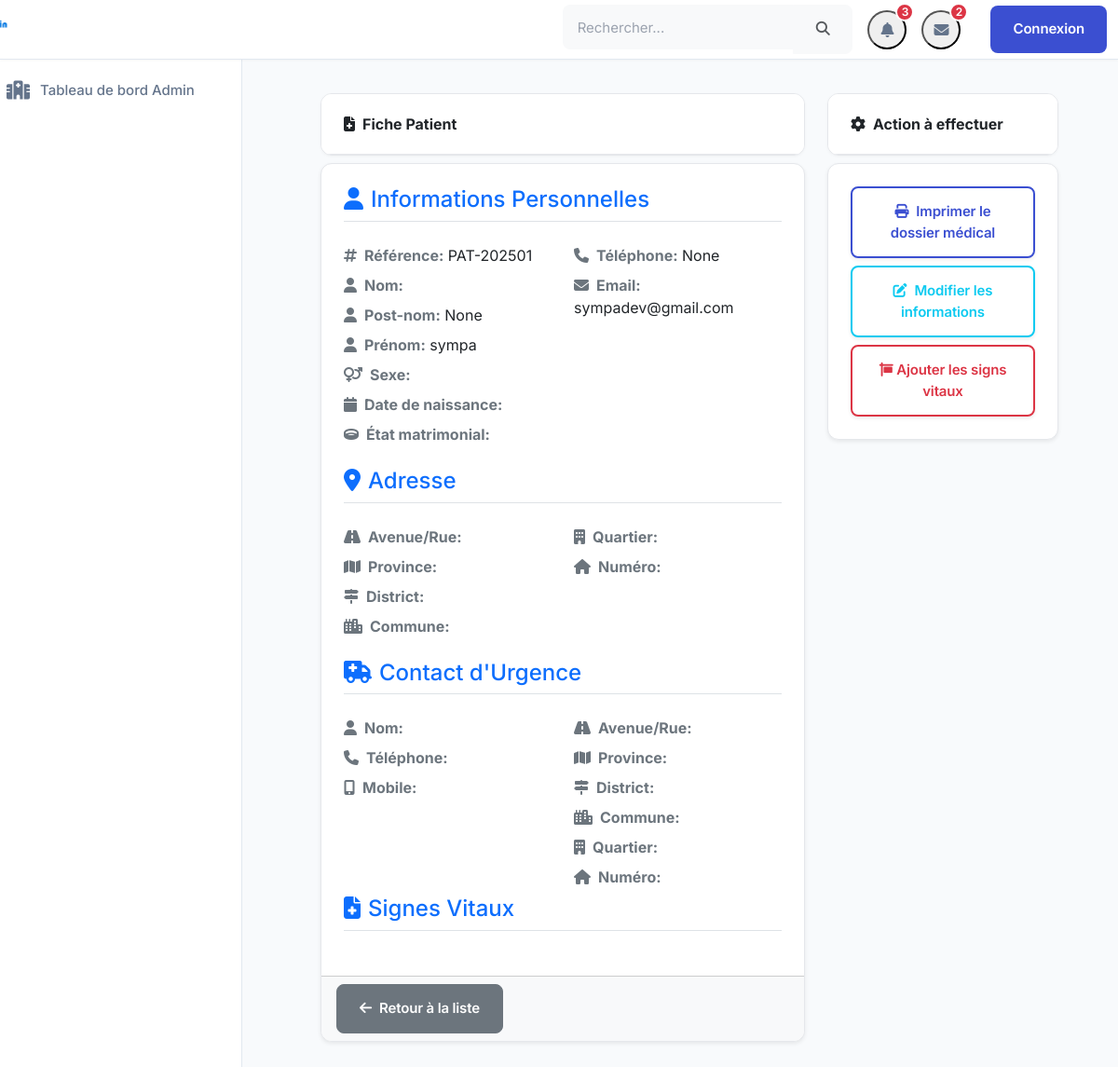
The page /core/detail_patient/1/ on the database its author committed.
### core/models.py (models this page shows, shortened)
class Patients(models.Model):
    MERITAL_STATUS = [
        ("Single","Célibataire"),
        ("Married","Marié(e)"),
        ("Widowed","Veuf(vue)"),
        ("Divorced","Divorcé(e)"),
    ]
    CONSULTATION_STATUS = [
        ("En attente de consultation","En attente de consultation"),
        ("Consultation effectuée","Consultation effectuée"),
        ("Consultation annulée","Consultation annulée"),
        ("Consultation terminée","Consultation terminée"),
    ]
    user = models.OneToOneField(settings.AUTH_USER_MODEL, on_delete=models.CASCADE, related_name='patient', null=True, blank=True)
    name = models.CharField(max_length=255, null=True, blank=True)
    first_name = models.CharField(max_length=255)
    last_name = models.CharField(max_length=255, null=True, blank=True)
    birth_date = models.DateField(null=True, blank=True)
    gender = models.CharField(max_length=10, choices=GENDER_CHOICES, null=True, blank=True)
    phone_number = models.CharField(max_length=20, null=True, blank=True)
    email = models.EmailField(null=True, blank=True)
    reference = models.CharField(max_length=255, null=True, blank=True)
    created_at = models.DateTimeField(auto_now_add=True)
    status = models.CharField(max_length=10, choices=MERITAL_STATUS, null=True, blank=True)
    occupation = models.CharField(max_length=255, null=True, blank=True)
    nationality = models.CharField(max_length=255, null=True, blank=True)
    consultation_status = models.CharField(max_length=255, choices=CONSULTATION_STATUS, default="En attente de consultation")
    emergency_contact_name = models.CharField(max_length=255, null=True, blank=True)
    emergency_contact_phone = models.CharField(max_length=20, null=True, blank=True)
    address = models.TextField(null=True, blank=True)
    medical_history = models.TextField(null=True, blank=True)
    allergies = models.TextField(null=True, blank=True)
    blood_group = models.CharField(max_length=10, null=True, blank=True)
    insurance_provider = models.CharField(max_length=255, null=True, blank=True)
    insurance_number = models.CharField(max_length=255, null=True, blank=True)
    updated_at = models.DateTimeField(auto_now=True)
    class Meta:
        ordering = ["-created_at"]

### core/views.py (the view)
# urls.py: path('detail_patient/<int:id>/', detail_patient, name='detail_patient'),
def detail_patient(request, id):
    patient = Patients.objects.get(id=id)
    signes_vitaux = VitalSigns.objects.filter(patient=patient)
    context = {
        'patient': patient,
        'signes_vitaux': signes_vitaux
    }
    return render(request, 'core/detail_patient.html', context)

### doctors/context_processors.py (called while the page is built)
def active_consultation(request):
    return {
        'active_consultation': getattr(request, 'active_consultation', None)
    }

### core/templates/core/detail_patient.html (shortened to what this page needs)
{% extends 'core/base.html' %}
{% block content %}
    <div class="container mt-4">
        <div class="row">
            <div class="col-md-8">
                <div class="card mb-2">
                    <div class="card-header d-flex align-items-center">
                        <i class="fas fa-file-medical me-2"></i>
                        <span class="fw-bold">Fiche Patient</span>
                    </div>
                </div>
                <div class="card overflow-auto shadow-sm" style="max-height: 80vh;">
                    <div class="card-body">
                        <h4 class="mb-4 text-primary border-bottom pb-2"><i class="fas fa-user me-2"></i>Informations Personnelles</h4>
                        <div class="row mb-3">
                            <div class="col-md-6">
                                <p class="mb-2"><strong class="text-secondary"><i class="fas fa-hashtag me-2"></i>Référence:</strong> {{ patient.reference }}</p>
                                <p class="mb-2"><strong class="text-secondary"><i class="fas fa-user me-2"></i>Nom:</strong> {{ patient.last_name }}</p>
                                <p class="mb-2"><strong class="text-secondary"><i class="fas fa-user me-2"></i>Post-nom:</strong> {{ patient.name }}</p>
                                <p class="mb-2"><strong class="text-secondary"><i class="fas fa-user me-2"></i>Prénom:</strong> {{ patient.first_name }}</p>
                                <p class="mb-2"><strong class="text-secondary"><i class="fas fa-venus-mars me-2"></i>Sexe:</strong>
                                </p>
                                <p class="mb-2"><strong class="text-secondary"><i class="fas fa-calendar me-2"></i>Date de naissance:</strong> {{ patient.birth_date|date:"d/m/Y" }}</p>
                                <p class="mb-2"><strong class="text-secondary"><i class="fas fa-ring me-2"></i>État matrimonial:</strong>
                                </p>
                            </div>
                            <div class="col-md-6">
                                <p class="mb-2"><strong class="text-secondary"><i class="fas fa-phone me-2"></i>Téléphone:</strong> {{ patient.phone_number }}</p>
                                <p class="mb-2"><strong class="text-secondary"><i class="fas fa-envelope me-2"></i>Email:</strong> {{ patient.email }}</p>
                            </div>
                        </div>
                        <h4 class="mb-4 text-primary border-bottom pb-2"><i class="fas fa-map-marker-alt me-2"></i>Adresse</h4>
                        <div class="row mb-3">
                            <div class="col-md-6">
                                <p class="mb-2"><strong class="text-secondary"><i class="fas fa-road me-2"></i>Avenue/Rue:</strong> {{ patient.street_address }}</p>
                                <p class="mb-2"><strong class="text-secondary"><i class="fas fa-map me-2"></i>Province:</strong> {{ patient.province }}</p>
                                <p class="mb-2"><strong class="text-secondary"><i class="fas fa-map-signs me-2"></i>District:</strong> {{ patient.district }}</p>
                                <p class="mb-2"><strong class="text-secondary"><i class="fas fa-city me-2"></i>Commune:</strong> {{ patient.municipality }}</p>
                            </div>
                            <div class="col-md-6">
                                <p class="mb-2"><strong class="text-secondary"><i class="fas fa-building me-2"></i>Quartier:</strong> {{ patient.neighborhood }}</p>
                                <p class="mb-2"><strong class="text-secondary"><i class="fas fa-home me-2"></i>Numéro:</strong> {{ patient.house_number }}</p>
                            </div>
                        </div>
                        <h4 class="mb-4 text-primary border-bottom pb-2"><i class="fas fa-ambulance me-2"></i>Contact d'Urgence</h4>
                        <div class="row">
                            <div class="col-md-6">
                                <p class="mb-2"><strong class="text-secondary"><i class="fas fa-user me-2"></i>Nom:</strong> {{ patient.relative_name }}</p>
                                <p class="mb-2"><strong class="text-secondary"><i class="fas fa-phone me-2"></i>Téléphone:</strong> {{ patient.relative_phone }}</p>
                                <p class="mb-2"><strong class="text-secondary"><i class="fas fa-mobile-alt me-2"></i>Mobile:</strong> {{ patient.relative_mobile }}</p>
                            </div>
                            <div class="col-md-6">
                                <p class="mb-2"><strong class="text-secondary"><i class="fas fa-road me-2"></i>Avenue/Rue:</strong> {{ patient.relative_street_address }}</p>
                                <p class="mb-2"><strong class="text-secondary"><i class="fas fa-map me-2"></i>Province:</strong> {{ patient.relative_province }}</p>
                                <p class="mb-2"><strong class="text-secondary"><i class="fas fa-map-signs me-2"></i>District:</strong> {{ patient.relative_district }}</p>
                                <p class="mb-2"><strong class="text-secondary"><i class="fas fa-city me-2"></i>Commune:</strong> {{ patient.relative_municipality }}</p>
                                <p class="mb-2"><strong class="text-secondary"><i class="fas fa-building me-2"></i>Quartier:</strong> {{ patient.relative_neighborhood }}</p>
                                <p class="mb-2"><strong class="text-secondary"><i class="fas fa-home me-2"></i>Numéro:</strong> {{ patient.relative_house_number }}</p>
                            </div>
                        </div>
                        <h4 class="mb-4 text-primary border-bottom pb-2"><i class="fas fa-file-medical me-2"></i>Signes Vitaux</h4>
                    </div>
                    <div class="card-footer bg-light">
                        <a href="{% url 'liste_patient' %}" class="btn btn-secondary">
                            <i class="fas fa-arrow-left me-2"></i>Retour à la liste
                        </a>
                    </div>
                </div>
            </div>
            <div class="col-md-4">
                <div class="card mb-2">
                    <div class="card-header">
                        <span class="fw-bold"><i class="fas fa-cog me-2"></i>Action à effectuer</span>
                    </div>
                </div>
                <div class="card overflow-auto shadow-sm">
                    <div class="card-body">
                        <div class="d-grid gap-2">
                            <a href="{% url 'print_patient_pdf' patient.id %}" class="btn btn-outline-primary border-2 shadow-sm">
                                <i class="fas fa-print me-2"></i>Imprimer le dossier médical
                            </a>
                            <a href="{% url 'edit_patient' patient.id %}" class="btn btn-outline-info border-2 shadow-sm">
                                <i class="fas fa-edit me-2"></i>Modifier les informations
                            </a>
                            <a href="{% url 'vitalsign' patient.id %}" class="btn btn-outline-danger border-2 shadow-sm">
                                <i class="fas fa-sign"></i> Ajouter les signs vitaux
                            </a>
                        </div>
                    </div>
                </div>
            </div>
        </div>
    </div>
{% endblock %}

### server/static/css/style.css (style rules this page uses)
body { background-color: #f5f5f5; margin: 0; padding: 0; font-family: sans-serif; }
.card { box-shadow: 0 4px 12px rgba(0, 0, 0, 0.1); transition: transform 0.3s ease, box-shadow 0.3s ease; }
.container { padding: 20px; border-radius: 15px; }

### core/templates/core/base.html (style rules this page uses)
:root { --primary-color: #3B4FD1; --primary-light: #4B5EE4; --primary-dark: #2D3EB2; --secondary-color: #00B5B8; --success-color: #00A991; --danger-color: #FF5C7C; --warning-color: #FFA726; --info-color: #2196F3; --text-primary: #1e293b; --text-secondary: #64748b; --text-muted: #94a3b8; --bg-light: #f8fafc; --bg-white: #ffffff; --bg-sidebar: #1e293b; --border-color: #e2e8f0; --shadow-sm: 0 1px 2px 0 rgb(0 0 0 / 0.05); --shadow: 0 1px 3px 0 rgb(0 0 0 / 0.1), 0 1px 2px -1px rgb(0 0 0 / 0.1); --shadow-md: 0 4px 6px -1px rgb(0 0 0 / 0.1), 0 2px 4px -2px rgb(0 0 0 / 0.1); --shadow-lg: 0 10px 15px -3px rgb(0 0 0 / 0.1), 0 4px 6px -4px rgb(0 0 0 / 0.1); --radius-sm: 0.375rem; --radius: 0.5rem; --radius-lg: 0.75rem; --radius-full: 9999px; --transition: all 0.3s ease; }
body { font-family: 'Inter', sans-serif; color: var(--text-primary); background-color: var(--bg-light); line-height: 1.5; -webkit-font-smoothing: antialiased; }
.btn { padding: 0.875rem 1.5rem; border-radius: 8px; font-weight: 600; transition: all 0.2s ease; font-size: 0.9375rem; letter-spacing: -0.01em; }
.btn-outline-primary { color: var(--primary-color); border-color: var(--primary-color); background: transparent; }
.card { border: 1px solid #E5E7EB; border-radius: 12px; box-shadow: 0 1px 3px rgba(0,0,0,0.04); transition: all 0.2s ease; background: #FFFFFF; overflow: hidden; }
.card-header { background: #FFFFFF; border-bottom: 1px solid #E5E7EB; padding: 1.25rem 1.5rem; }
.card-body { padding: 1.5rem; }

### rows shown on the page
Patients: reference "PAT-202501", name "None", first_name "sympa", phone_number "None", email "sympadev@gmail.com"
